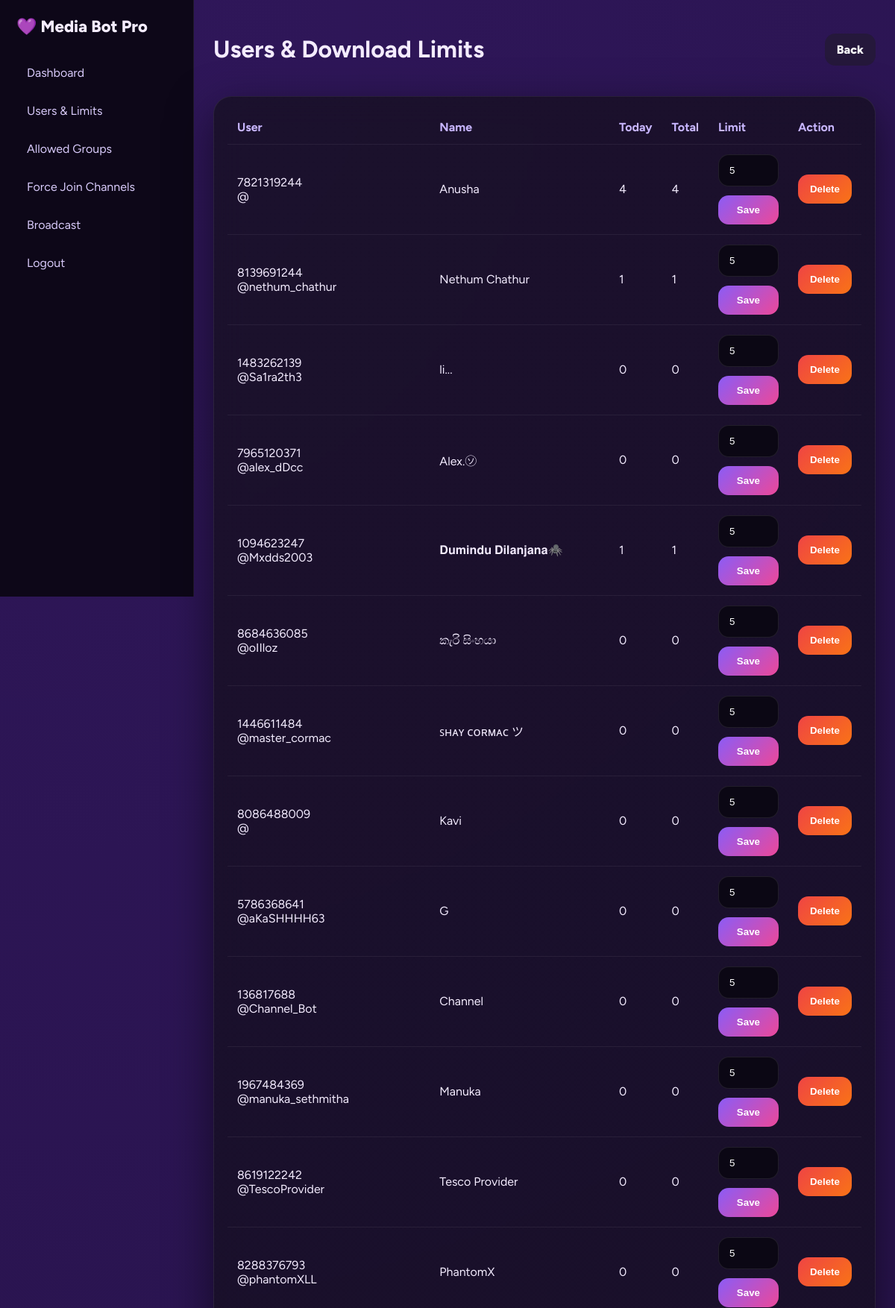
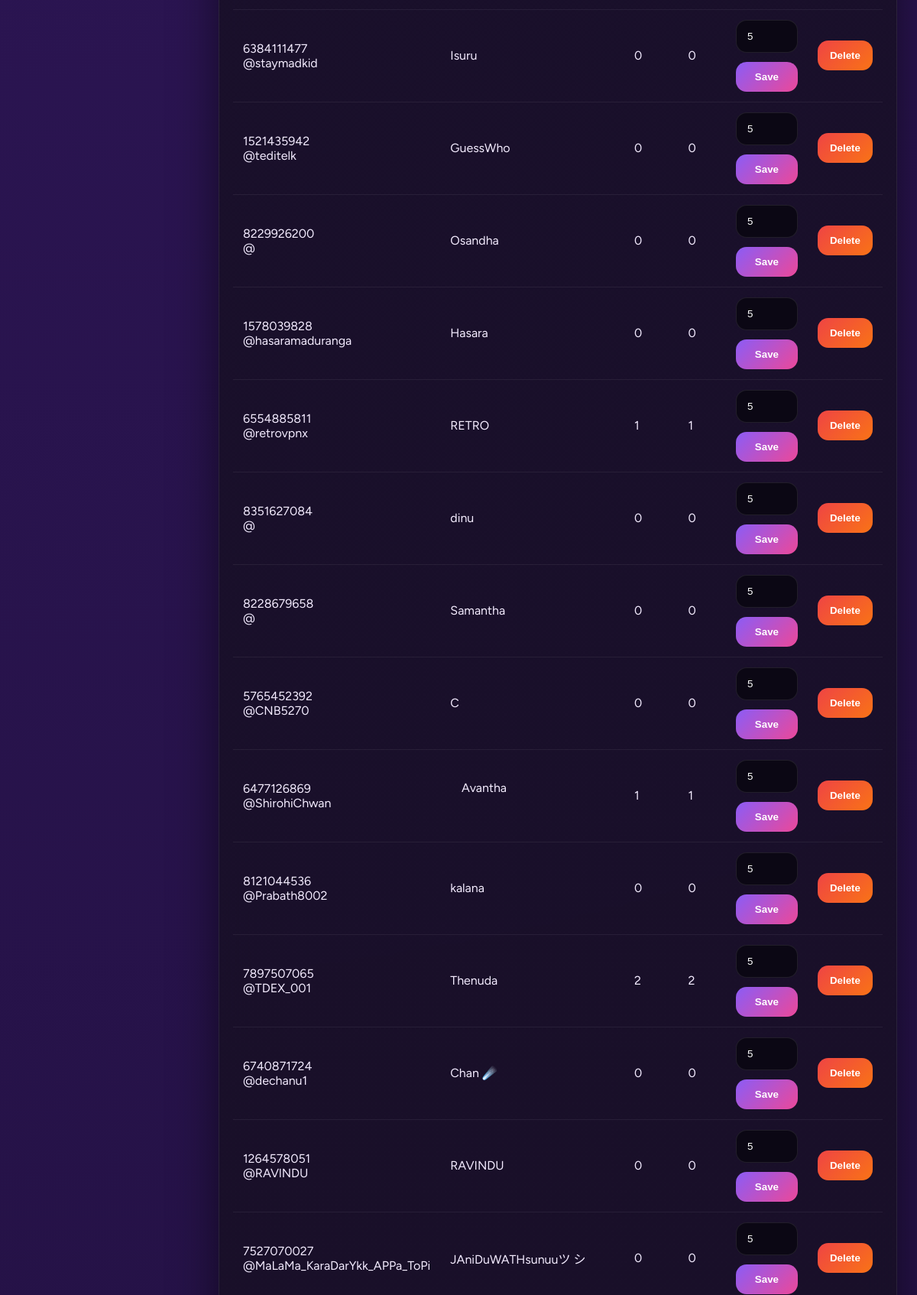
/users (signed in, upper part), run on the app's committed database (2 pictures, top to bottom).
### tables this page shows
CREATE TABLE users (
        user_id INTEGER PRIMARY KEY,
        username TEXT,
        first_name TEXT,
        limit_value TEXT DEFAULT '5',
        downloads_today INTEGER DEFAULT 0,
        total_downloads INTEGER DEFAULT 0,
        last_reset TEXT DEFAULT '',
        created_at TEXT DEFAULT CURRENT_TIMESTAMP
    );

### main.py (the view)
@app.get("/users", response_class=HTMLResponse)
def users_page(request: Request, _: bool = Depends(admin_required)):
    con = db()
    users = con.execute("SELECT * FROM users ORDER BY created_at DESC").fetchall()
    con.close()
    return render(request, "users.html", {"users": users})

### templates/users.html
{% extends 'base.html' %}{% block content %}<div class="top"><h1>Users & Download Limits</h1><a class="btn btn2" href="/">Back</a></div><div class="table-card"><table><tr><th>User</th><th>Name</th><th>Today</th><th>Total</th><th>Limit</th><th>Action</th></tr>{% for u in users %}<tr><td>{{u.user_id}}<br>@{{u.username}}</td><td>{{u.first_name}}</td><td>{{u.downloads_today}}</td><td>{{u.total_downloads}}</td><td><form method="post" action="/users/update" class="row"><input type="hidden" name="user_id" value="{{u.user_id}}"><input class="input" name="limit_value" value="{{u.limit_value}}" placeholder="unlimited or number"><button class="btn">Save</button></form></td><td><form method="post" action="/users/delete"><input type="hidden" name="user_id" value="{{u.user_id}}"><button class="btn danger">Delete</button></form></td></tr>{% endfor %}</table></div>{% endblock %}

### static/style.css (style rules this page uses)
* { box-sizing:border-box }
body { margin:0;font-family:Figtree,system-ui;background:#090511;color:#f4ecff }
.login-card,.card,.table-card { background:linear-gradient(145deg,#181026dd,#100a1cdd);border:1px solid #ffffff14;border-radius:24px;box-shadow:0 20px 60px #0008;backdrop-filter:blur(18px) }
.input,textarea,select { width:100%;background:#0b0714;border:1px solid #ffffff18;color:#fff;border-radius:14px;padding:13px 14px;outline:none }
.btn { border:0;border-radius:14px;padding:12px 16px;background:linear-gradient(135deg,#8b5cf6,#ec4899);color:white;font-weight:800;cursor:pointer;text-decoration:none;display:inline-block }
.btn2 { background:#25183b }
.danger { background:linear-gradient(135deg,#ef4444,#f97316) }
.top { display:flex;justify-content:space-between;align-items:center;margin-bottom:22px }
.table-card { padding:18px;margin-top:18px;overflow:auto }
table { width:100%;border-collapse:collapse }
td,th { padding:13px;border-bottom:1px solid #ffffff10;text-align:left }
th { color:#c8b6ff }
.row { display:flex;gap:12px;align-items:end;flex-wrap:wrap }
.row>* { flex:1 }
a { color:#d8b4fe }

### data on the page
users: user_id "7821319244", first_name "Anusha", downloads_today "4", total_downloads "4", limit_value "5"
users: user_id "8139691244", username "nethum_chathur", first_name "Nethum Chathur", downloads_today "1", total_downloads "1", limit_value "5"
users: user_id "1483262139", username "Sa1ra2th3", first_name "li...", downloads_today "0", total_downloads "0", limit_value "5"
users: user_id "7965120371", username "alex_dDcc", first_name "Alex.㋞", downloads_today "0", total_downloads "0", limit_value "5"
users: user_id "1094623247", username "Mxdds2003", first_name "𝐃𝐮𝐦𝐢𝐧𝐝𝐮 𝐃𝐢𝐥𝐚𝐧𝐣𝐚𝐧𝐚🕷️", downloads_today "1", total_downloads "1", limit_value "5"
users: user_id "8684636085", username "oIIloz", first_name "කැරි සිංහයා", downloads_today "0", total_downloads "0", limit_value "5"
users: user_id "1446611484", username "master_cormac", first_name "ꜱʜᴀʏ ᴄᴏʀᴍᴀᴄ ツ", downloads_today "0", total_downloads "0", limit_value "5"
users: user_id "8086488009", first_name "Kavi", downloads_today "0", total_downloads "0", limit_value "5"
users: user_id "5786368641", username "aKaSHHHH63", first_name "G", downloads_today "0", total_downloads "0", limit_value "5"
users: user_id "136817688", username "Channel_Bot", first_name "Channel", downloads_today "0", total_downloads "0", limit_value "5"
users: user_id "1967484369", username "manuka_sethmitha", first_name "Manuka", downloads_today "0", total_downloads "0", limit_value "5"
users: user_id "8619122242", username "TescoProvider", first_name "Tesco Provider", downloads_today "0", total_downloads "0", limit_value "5"
users: user_id "8288376793", username "phantomXLL", first_name "PhantomX", downloads_today "0", total_downloads "0", limit_value "5"
users: user_id "6384111477", username "staymadkid", first_name "Isuru", downloads_today "0", total_downloads "0", limit_value "5"
users: user_id "1521435942", username "teditelk", first_name "GuessWho", downloads_today "0", total_downloads "0", limit_value "5"
users: user_id "8229926200", first_name "Osandha", downloads_today "0", total_downloads "0", limit_value "5"
users: user_id "1578039828", username "hasaramaduranga", first_name "Hasara", downloads_today "0", total_downloads "0", limit_value "5"
users: user_id "6554885811", username "retrovpnx", first_name "RETRO", downloads_today "1", total_downloads "1", limit_value "5"
users: user_id "8351627084", first_name "dinu", downloads_today "0", total_downloads "0", limit_value "5"
users: user_id "8228679658", first_name "Samantha", downloads_today "0", total_downloads "0", limit_value "5"
users: user_id "5765452392", username "CNB5270", first_name "C", downloads_today "0", total_downloads "0", limit_value "5"
users: user_id "6477126869", username "ShirohiChwan", first_name "ㅤAvanthaㅤㅤㅤㅤㅤㅤㅤㅤㅤㅤㅤ", downloads_today "1", total_downloads "1", limit_value "5"
users: user_id "8121044536", username "Prabath8002", first_name "kalana", downloads_today "0", total_downloads "0", limit_value "5"
users: user_id "7897507065", username "TDEX_001", first_name "Thenuda", downloads_today "2", total_downloads "2", limit_value "5"
users: user_id "6740871724", username "dechanu1", first_name "Chan ☄️", downloads_today "0", total_downloads "0", limit_value "5"
users: user_id "1264578051", username "RAVlNDU", first_name "RAVINDU", downloads_today "0", total_downloads "0", limit_value "5"
users: user_id "7527070027", username "MaLaMa_KaraDarYkk_APPa_ToPi", first_name "JAniDuWATHsunuuツ シ", downloads_today "0", total_downloads "0", limit_value "5"
